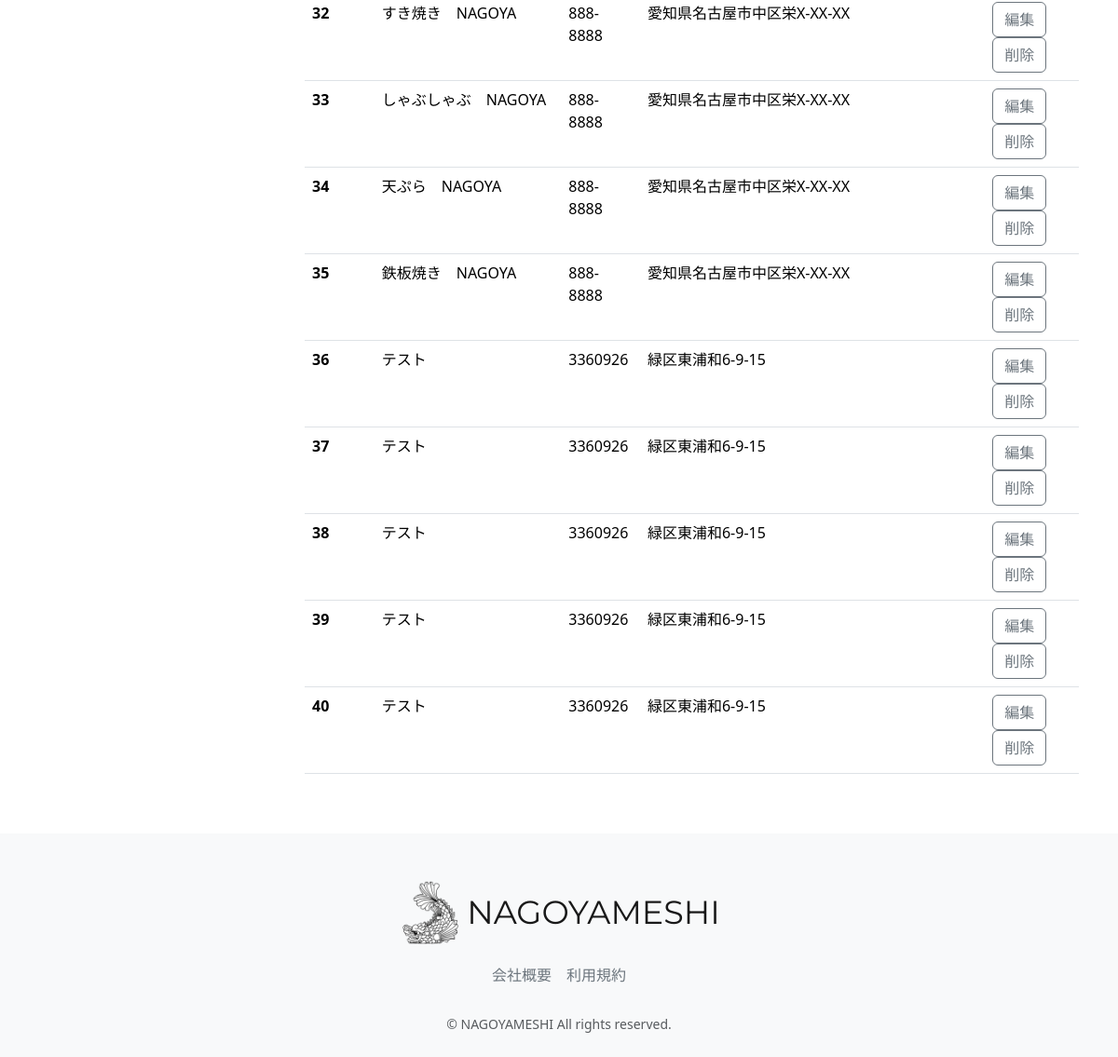
Before: /accounts/management_shop (signed in, lower part) with the older database file.
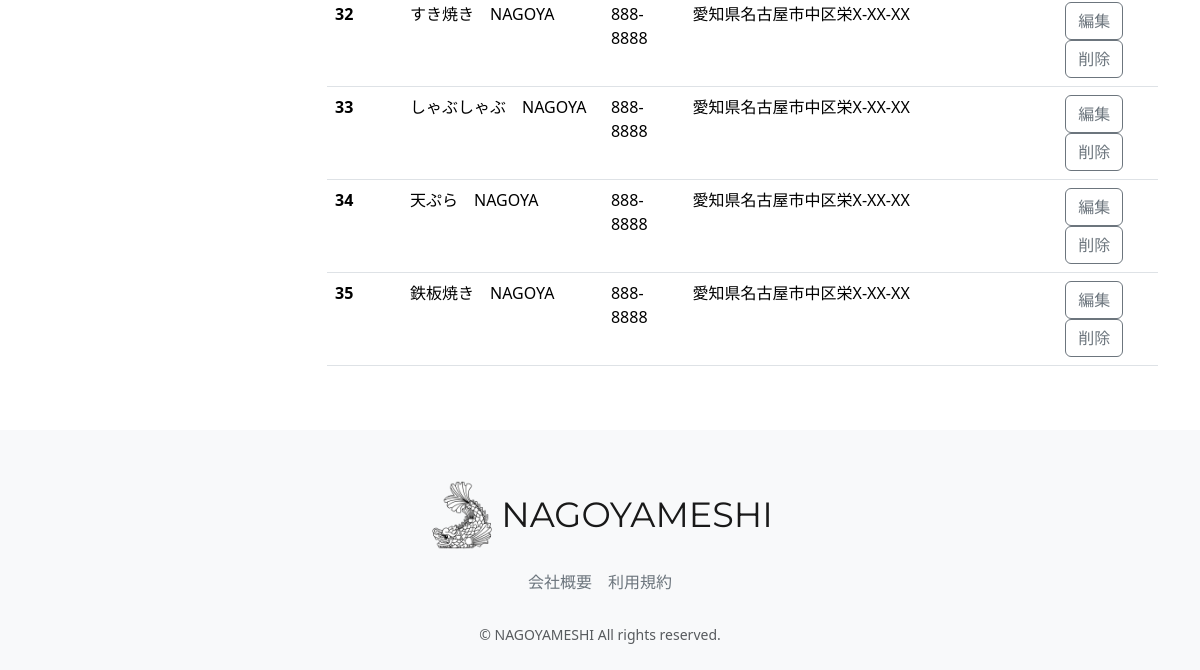
After: the same page with the newer database file.
### restaurant/models.py (models this page shows, shortened)
class Restaurant(models.Model):
    name = models.CharField(verbose_name="店舗名", max_length=64)
    description = models.CharField(verbose_name="説明", max_length=128)
    price = models.CharField(verbose_name="価格帯", max_length=32)
    zip_code = models.CharField(verbose_name="郵便番号", max_length=32)
    address = models.CharField(verbose_name="住所", max_length=128)
    business_time = models.CharField(verbose_name="営業時間", max_length=64)
    close_day_of_week = models.CharField(verbose_name="定休日", max_length=32)
    seats_number = models.CharField(verbose_name="座席数", max_length=32)
    category = models.ForeignKey(
        Category, verbose_name="カテゴリー", on_delete=models.PROTECT
    )
    rate = models.FloatField(verbose_name="レート", default=0.0)
    review_num = models.IntegerField(verbose_name="レビュー数", default=0)
    reservation_num = models.IntegerField(verbose_name="予約数", default=0)
    photo = models.ImageField(verbose_name="写真", blank=True, null=True)
    created_at = models.DateTimeField(verbose_name="作成日時", auto_now_add=True)
    updated_at = models.DateTimeField(verbose_name="更新日時", auto_now=True)
    class Meta:
        verbose_name = '店舗一覧'
        verbose_name_plural = "店舗一覧"

### accounts/views.py (the view)
# urls.py: path('management_shop', views.ShopList.as_view(),name='management_shop',),
class ShopList(OnlyManagementUserMixin, ListView):
    template_name = 'management/management_shop.html'
    model = Restaurant
    paginate_by = 10
    def get_context_data(self, **kwargs):
        context = super().get_context_data(**kwargs)
        context["filter"] = RestaurantFilter(self.request.GET,
                queryset=self.get_queryset())
        return context

### accounts/mixins.py (called while the page is built)
    def test_func(self):
        user = self.request.user
        return user.is_staff

### accounts/templates/management/management_shop.html (shortened to what this page needs)
{% extends "layout/base.html" %}
{% load static %}
{% block content %}
<main>
  <br>
  <div class="container nagoyameshi-container pb-5">
    <div class="row justify-content-center">
      <div class="col-xl-3 col-lg-4 col-md-12">
        <br>
      </div>
      <div class="col">
        <div class="d-flex justify-content-between flex-wrap">
          <table class="table">
            <tbody class="table-group-divider">
                {% for obj in filter.qs %}
                <th scope="row">{{ obj.id }}</th>
                <td>{{ obj.name }}</td>
                <td>{{ obj.zip_code }}</td>
                <td>{{ obj.address }}</td>
                <td>
                  <div class="text-center">
                    <button class="btn btn-outline-secondary" onclick="location.href='{% url 'management_shop_update_form' pk=obj.pk %}'">編集</button>
                    <button class="btn btn-outline-secondary" onclick="location.href='{% url 'management_shop_confirm_delete' pk=obj.pk %}'">削除</button>
                  </div>
                </td>
              {% endfor %}
            </tbody>
          </table>
        </div>
      </div>
    </div>
  </div>
</main>
{% endblock %}

Changed rows visible on the page:
removed Restaurant: id "36", name "テスト", zip_code "3360926", address "緑区東浦和6-9-15"
removed Restaurant: id "37", name "テスト", zip_code "3360926", address "緑区東浦和6-9-15"
removed Restaurant: id "38", name "テスト", zip_code "3360926", address "緑区東浦和6-9-15"
removed Restaurant: id "39", name "テスト", zip_code "3360926", address "緑区東浦和6-9-15"
removed Restaurant: id "40", name "テスト", zip_code "3360926", address "緑区東浦和6-9-15"
